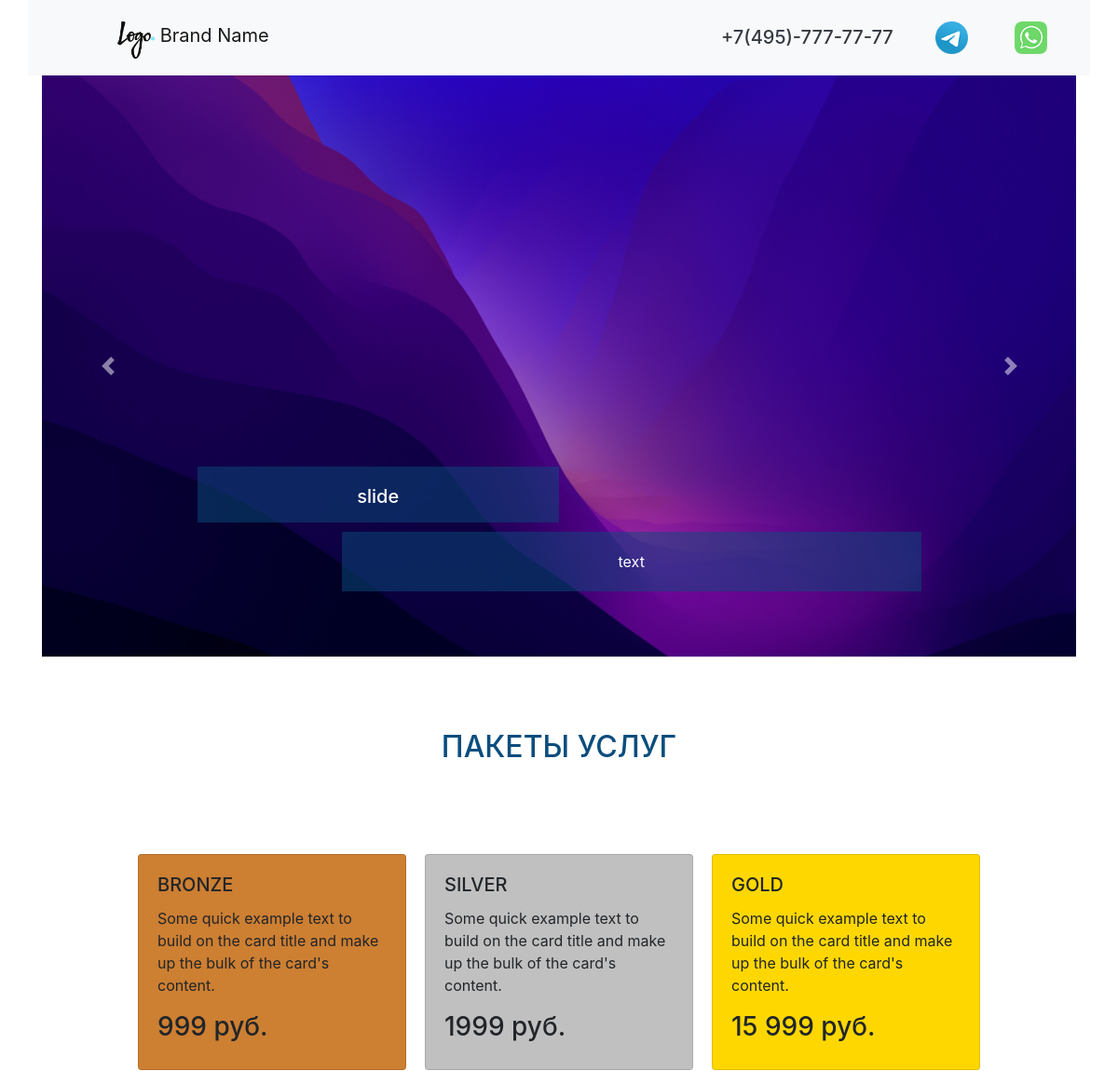
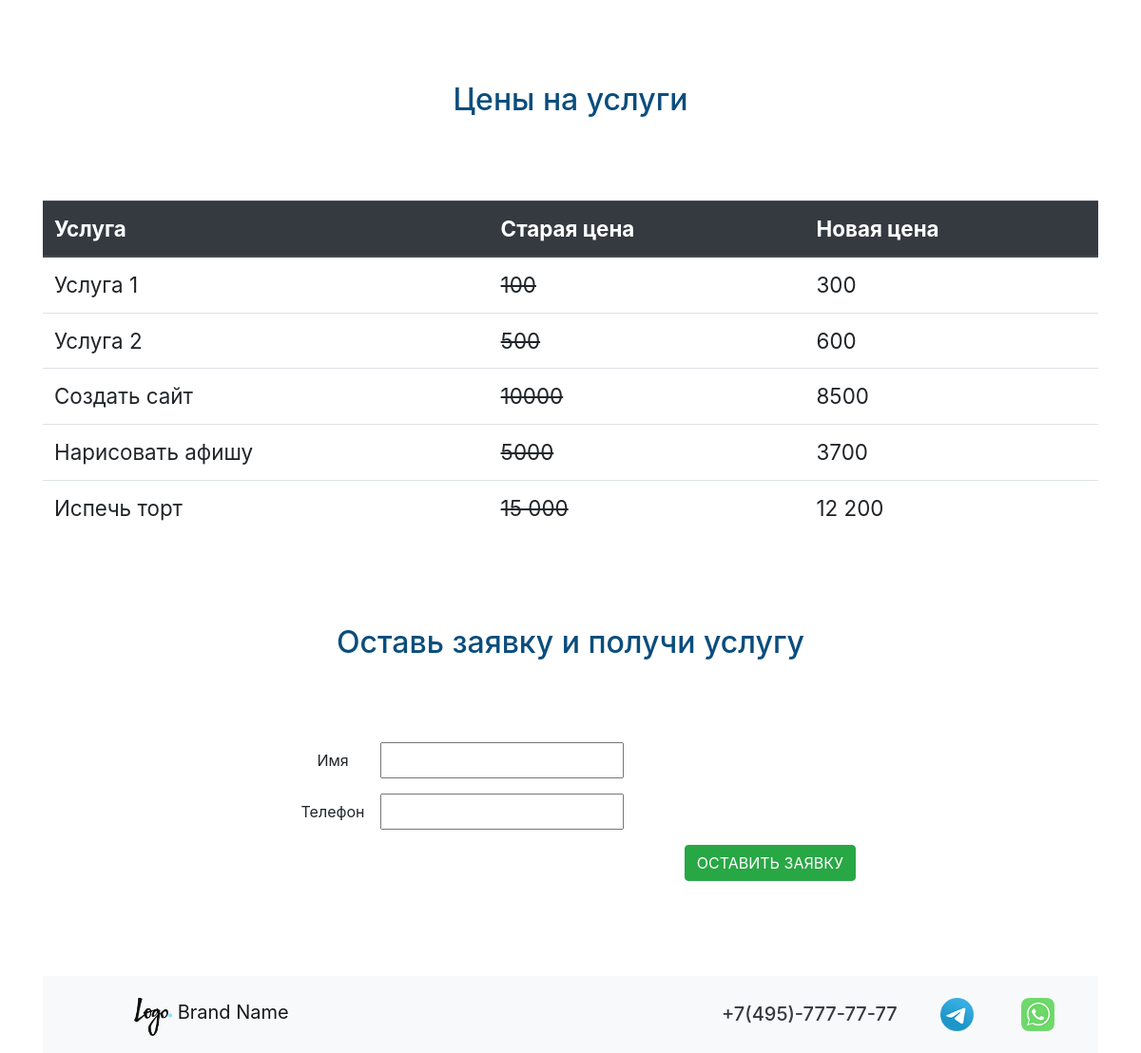
The page / on the database its author committed (2 pictures, top to bottom).
### cms/models.py (models this page shows, shortened)
class CmsSlider(models.Model):
    cms_img = models.ImageField(upload_to='sliderimg/')
    cms_title = models.CharField(max_length=200, verbose_name='Заголовок')
    cms_text = models.CharField(max_length=200, verbose_name='Текст')
    cms_css = models.CharField(max_length=200, null=True, default='-',
                               verbose_name='CSS класс')
    class Meta:
        verbose_name = 'Слайд'
        verbose_name_plural = 'Слайды'

### price/models.py (models this page shows, shortened)
class PriceCard(models.Model):
    pc_value = models.CharField(max_length=20, verbose_name='Цена')
    pc_description = models.CharField(max_length=255, verbose_name='Описание')
    def __str__(self):
        return self.pc_value
    class Meta:
        verbose_name = 'Цены'
        verbose_name_plural = 'Цены'

class PriceTable(models.Model):
    pt_title = models.CharField(max_length=200, verbose_name='Услуга')
    pt_old_price = models.CharField(max_length=200, verbose_name='Старая цена')
    pt_new_price = models.CharField(max_length=200, verbose_name='Новая цена')
    class Meta:
        verbose_name = 'Услугу'
        verbose_name_plural = 'Услуги'

### crm/views.py (the view)
# urls.py: path('', first_page),
def first_page(request):
    slider_list = CmsSlider.objects.all()
    pc_1 = PriceCard.objects.get(pk=1)
    pc_2 = PriceCard.objects.get(pk=2)
    pc_3 = PriceCard.objects.get(pk=3)
    price_table = PriceTable.objects.all()
    form = OrderForm()
    context = {'slider_list': slider_list,
               'pc_1': pc_1,
               'pc_2': pc_2,
               'pc_3': pc_3,
               'price_table': price_table,
               'form': form,
               }
    return render(request, './index.html', context)

### crm/forms.py
class OrderForm(forms.Form):
    name = forms.CharField(max_length=200,
                           widget=forms.TextInput(attrs={'class': 'css_input'}))
    phone = forms.CharField(max_length=200, widget=forms.TextInput(attrs={'class': 'css_input'}))

### templates/index.html (shortened to what this page needs)
{% extends 'base.html' %}
{% load static %}
{% block index %}
{% include 'carusel.html' %}
{% include 'price.html' %}
<section>
    <div class="container class_form">
        <h1 class="text-3">Оставь заявку и получи услугу</h1>
        <div class="row justify-content-center">
            <form action="{% url 'thanks_page' %}" method="POST"
                  style="width: 50%;">
                <div class="form-group row">
                    <label for="inputEmail3"
                           class="col-sm-2 col-form-label">Имя</label><br>
                    {{ form.name }}
                </div>
                <div class="form-group row">
                    <label for="inputEmail3" class="col-sm-2 col-form-label">Телефон</label>
                    <br>
                    {{ form.phone }}
                </div>
                <div style="float: right" class="form-group row">
                    <button type="submit" class="btn btn-success">
                        ОСТАВИТЬ ЗАЯВКУ
                    </button>
                </div>
            </form>
        </div>
    </div>
</section>
{% endblock %}

### templates/base.html (shortened to what this page needs)
{% load static %}
<!DOCTYPE html>
<html lang="ru">
<head>
    <link href="{% static 'external.css' %}" rel="stylesheet">
    <link rel="stylesheet"
          href="https://cdn.jsdelivr.net/npm/bootstrap@4.5.3/dist/css/bootstrap.min.css"
>
    <link rel="stylesheet"
          href="https://stackpath.bootstrapcdn.com/bootstrap/4.5.2/css/bootstrap.min.css">
</head>
<body>
<nav class="navbar navbar-light bg-light container">
    <a class="navbar-brand logo-top" href="#">
        <img src="{% static 'img/Logo.png' %}" width="40" height="40"
             class="d-inline-block align-top" alt="" loading="lazy">
        Brand Name
    </a>
    <div class="contact-top">
        <a class="whatsapp-number" href="https://web.whatsapp.com/"></a>
        <a class="telegram-number" href="https://t.me/"></a>
        <a class="phone-number text-dark" href="tel:+79119558899">
            <h5>+7(495)-777-77-77</h5></a>
    </div>
</nav>
{% block index %}
{% endblock %}
<footer>
    <div class="container">
        <nav class="navbar navbar-light bg-light container">
            <a class="navbar-brand logo-top" href="#">
                <img src="{% static 'img/Logo.png' %}" width="40" height="40"
                     class="d-inline-block align-top" alt="" loading="lazy">
                Brand Name
            </a>
            <div class="contact-top">
                <a class="whatsapp-number" href="https://web.whatsapp.com/"></a>
                <a class="telegram-number" href="https://t.me/"></a>
                <a class="phone-number text-dark" href="tel:+74957777777">
                    <h5>+7(495)-777-77-77</h5></a>
            </div>
        </nav>
    </div>
</footer>
</body>
</html>

### templates/carusel.html (shortened to what this page needs)
{% load static %}
<section>
    <div id="carouselExampleCaptions" class="carousel slide container"
         data-ride="carousel">
        <div class="carousel-inner">
            {% for slide in slider_list %}
            <div class="carousel-item {% if forloop.first %}active{% endif %} {{ slide.cms_css }}">
                <img src="{{ slide.cms_img.url }}" class="d-block w-100"
                     alt="...">
                <div class="carousel-caption d-none d-md-block">
                    <h5 class="slaider_h">{{ slide.cms_title }}</h5>
                    <p class="slaider_p">{{ slide.cms_text }}</p>
                </div>
            </div>
            {% endfor %}
        </div>
        <a class="carousel-control-prev" href="#carouselExampleCaptions"
           role="button" data-slide="prev">
            <span class="carousel-control-prev-icon" aria-hidden="true"></span>
        </a>
        <a class="carousel-control-next" href="#carouselExampleCaptions"
           role="button" data-slide="next">
            <span class="carousel-control-next-icon" aria-hidden="true"></span>
        </a>
    </div>
</section>

### templates/price.html
  	<section>
  		<div class="container">
  			<h1 class="text-3">ПАКЕТЫ УСЛУГ</h1>
  			<div class="row justify-content-center">
  				<div class="card product_card" style="width: 18rem; background-color: #cd7f32;">
				  <div class="card-body">
				    <h5 class="card-title">BRONZE</h5>
				    <p class="card-text">Some quick example text to build on the card title and make up the bulk of the card's content.</p>
				    <h3>{{ pc_1 }} руб.</h3>
				  </div>
				</div>
				<div class="card product_card" style="width: 18rem; background-color: #c0c0c0;">
				  <div class="card-body">
				    <h5 class="card-title">SILVER</h5>
				    <p class="card-text">Some quick example text to build on the card title and make up the bulk of the card's content.</p>
				    <h3>{{ pc_2 }} руб.</h3>
				  </div>
				</div>
				<div class="card product_card" style="width: 18rem; background-color: #ffd700;">
				  <div class="card-body">
				    <h5 class="card-title">GOLD</h5>
				    <p class="card-text">Some quick example text to build on the card title and make up the bulk of the card's content.</p>
				    <h3>{{ pc_3 }} руб.</h3>
				  </div>
				</div>
  			</div>
  		</div>
  	</section>
  	<section>
  		<div class="container">
  			<h1 class="text-3">Цены на услуги</h1>
  			<table class="table table_one">
			  <thead class="thead-dark">
			    <tr>
			      <th scope="col">Услуга</th>
			      <th scope="col">Старая цена</th>
			      <th scope="col">Новая цена</th>
			    </tr>
			  </thead>
			  <tbody>
			  {% for obj in price_table %}
			    <tr>
			      <td>{{ obj.pt_title }}</td>
			      <td><del>{{ obj.pt_old_price }}</del></td>
			      <td>{{ obj.pt_new_price }}</td>
			    </tr>
			  {% endfor %}
			  </tbody>
			</table>
  		</div>
  	</section>

### landingwebsite/static/external.css (style rules this page uses)
.logo-top { width: 100px; height: 40px; float: left; margin: 0px 0px 5px 80px; }
.phone-number { width: 200px; height: 40px; float: right; margin: 20px 10px 5px 20px; }
.whatsapp-number { width: 35px; height: 35px; float: right; margin: 15px 30px 5px 20px; background: url(./img/wa-image-color.png) no-repeat center top / cover; transition: 0.5s ease-in-out; }
.telegram-number { width: 35px; height: 35px; float: right; margin: 15px 30px 5px 20px; background: url(./img/tg-image-color.png) no-repeat center top / cover; transition: 0.5s ease-in-out; }
.slaider_h { height: 60px; width: 50%; margin: 30px 0px 10px 0px; padding-top: 20px; background-color: rgba(10, 77, 125, 0.5); text-align: center; }
.slaider_p { height: 100%; width: 80%; float: right; margin: 0px 0px 30px 0px; padding-top: 20px; padding-bottom: 20px; background-color: rgba(10, 77, 125, 0.5); text-align: center; }
.text-3 { color: rgb(10, 77, 125); font-size: 2em; text-align: center; padding-top: 7%; padding-bottom: 7%; }
.product_card { margin: 10px; }
.table_one { font-size: 1.4em; }
.class_form { text-align: center; padding-bottom: 7%; }

### rows shown on the page
CmsSlider: cms_img (picture), cms_title "slide", cms_text "text"
PriceCard: pc_value "999"
PriceCard: pc_value "1999"
PriceCard: pc_value "15 999"
PriceTable: pt_title "Услуга 1", pt_old_price "100", pt_new_price "300"
PriceTable: pt_title "Услуга 2", pt_old_price "500", pt_new_price "600"
PriceTable: pt_title "Создать сайт", pt_old_price "10000", pt_new_price "8500"
PriceTable: pt_title "Нарисовать афишу", pt_old_price "5000", pt_new_price "3700"
PriceTable: pt_title "Испечь торт", pt_old_price "15 000", pt_new_price "12 200"
